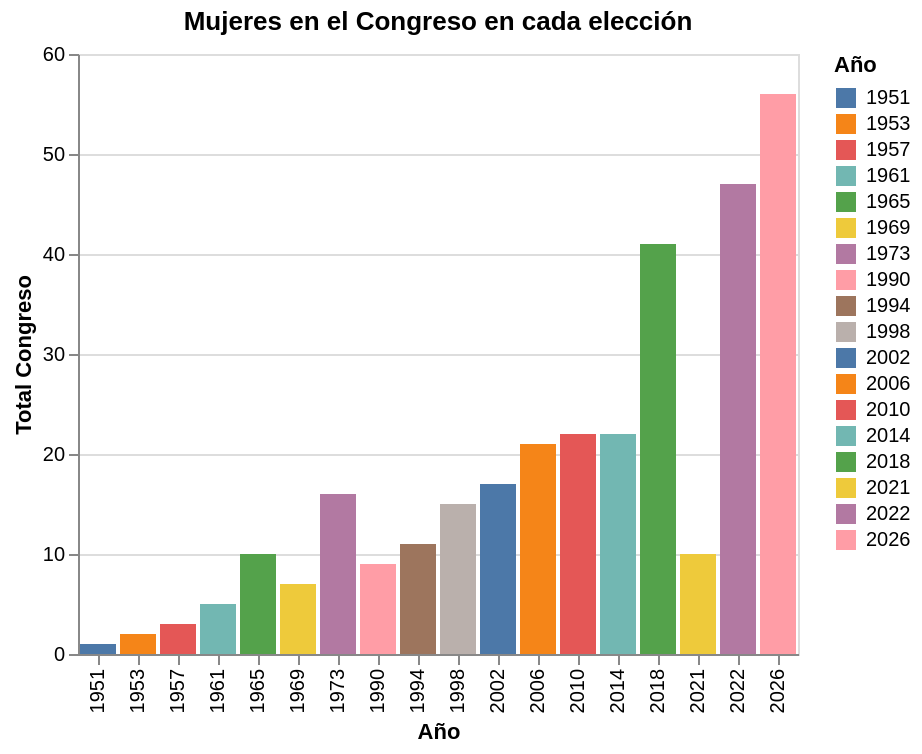

Write notebook code for a chart like this one.
### Code cell
alt.Chart(df).mark_bar().encode(
    x="Año:N",
    y="Total Congreso:Q",
    tooltip=["Total Congreso", "Año"],
    color="Año:N"
).properties(
    title="Mujeres en el Congreso en cada elección"
)

### Figure 1 — Vega-Lite specification as saved in the notebook (floating-point values rounded to 4 significant figures)
{"config": {"view": {"continuousWidth": 300, "continuousHeight": 300}}, "data": {"name": "data-29d8a69b434acdfad5c1fd866ec790ce"}, "mark": {"type": "bar"}, "encoding": {"color": {"field": "Año", "type": "nominal"}, "tooltip": [{"field": "Total Congreso", "type": "quantitative"}, {"field": "Año", "type": "quantitative"}], "x": {"field": "Año", "type": "nominal"}, "y": {"field": "Total Congreso", "type": "quantitative"}}, "title": "Mujeres en el Congreso en cada elección", "$schema": "https://vega.github.io/schema/vega-lite/v5.20.1.json", "datasets": {"data-29d8a69b434acdfad5c1fd866ec790ce": [{"Año": 1951, "Total Congreso": 1, "Cámara": 1, "Senado": 0}, {"Año": 1953, "Total Congreso": 2, "Cámara": 1, "Senado": 1}, {"Año": 1957, "Total Congreso": 3, "Cámara": 3, "Senado": 0}, {"Año": 1961, "Total Congreso": 5, "Cámara": 5, "Senado": 0}, {"Año": 1965, "Total Congreso": 10, "Cámara": 10, "Senado": 0}, {"Año": 1969, "Total Congreso": 7, "Cámara": 7, "Senado": 0}, {"Año": 1973, "Total Congreso": 16, "Cámara": 14, "Senado": 2}, {"Año": 1990, "Total Congreso": 9, "Cámara": 7, "Senado": 2}, {"Año": 1994, "Total Congreso": 11, "Cámara": 9, "Senado": 2}, {"Año": 1998, "Total Congreso": 15, "Cámara": 13, "Senado": 2}, {"Año": 2002, "Total Congreso": 17, "Cámara": 15, "Senado": 2}, {"Año": 2006, "Total Congreso": 21, "Cámara": 19, "Senado": 2}, {"Año": 2010, "Total Congreso": 22, "Cámara": 17, "Senado": 5}, {"Año": 2014, "Total Congreso": 22, "Cámara": 15, "Senado": 7}, {"Año": 2018, "Total Congreso": 41, "Cámara": 31, "Senado": 10}, {"Año": 2021, "Total Congreso": 10, "Cámara": 0, "Senado": 10}, {"Año": 2022, "Total Congreso": 47, "Cámara": 46, "Senado": 1}, {"Año": 2026, "Total Congreso": 56, "Cámara": 41, "Senado": 15}]}}
